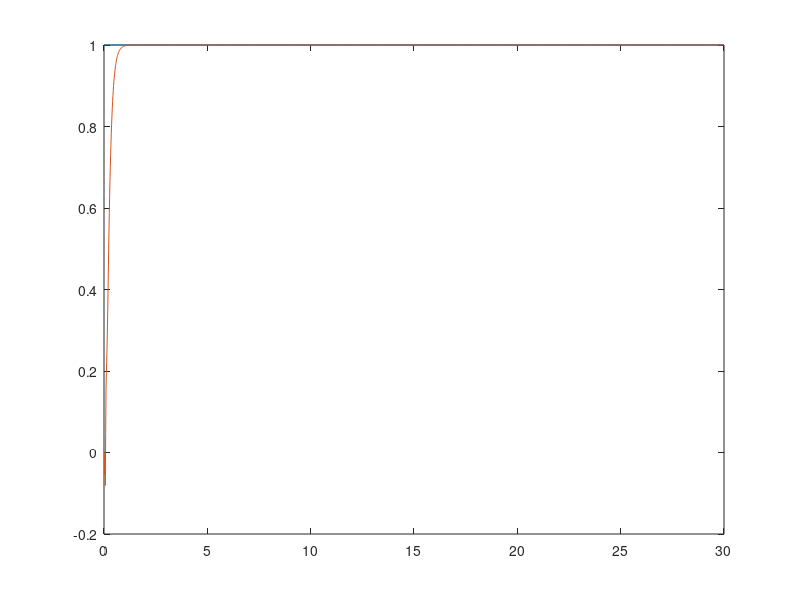

The MATLAB source for this figure:
clear

% Tempo de amostragem
Ts = 0.016;

% Tempo de simulacao
t = 0:Ts:30;

% Trajetoria
ganho = 1;
freq = 2*pi/30;
% traj = [ganho*sin(freq*t); ganho*sin(2*freq*t)];
traj = [ganho*ones(length(t)); ganho*ones(length(t))];

% Definicao do sistema
G = [0 1 0 0;
     0 0 0 0;
     0 0 0 1;
     0 0 0 0];

H = [0 0;
     1 0;
     0 0;
     0 1];
 
C = [1 1 0 0];
 
discSys = c2d(ss(G,H,C,0), Ts);

real = 10;
im = 0;

% Calculo da matriz de ganho K
cont_poles = [-real + im*1i, -real - im*1i, -2*real + im*1i, -2*real - im*1i];
disc_poles = [pol2cart(im*Ts, abs(exp(-real*Ts)));
              pol2cart(-im*Ts, abs(exp(-real*Ts)));
              pol2cart(im*Ts, abs(exp(-2*real*Ts)));
              pol2cart(-im*Ts, abs(exp(-2*real*Ts)))]

Kc = place(G, H, cont_poles);
Kd = place(discSys.A, discSys.B, disc_poles);

% Condicao inicial
i_pose = [0, 0, 0];
i_vel = [0.1, 0.1];

% Set das variaveis do primeiro loop
x_pos = i_pose(1);
y_pos = i_pose(2);
theta = i_pose(3);
x_vel = i_vel(1);
y_vel = i_vel(2);

x_vel_ref_prev = x_vel;
y_vel_ref_prev = y_vel;

robot_x_pos = [];
robot_y_pos = [];

% Loop de simulacao
for k = 2:length(t)
    robot_x_pos = [robot_x_pos; x_pos];
    robot_y_pos = [robot_y_pos; y_pos];
    
    % Calculo das referencias por loop
    x_pos_ref = traj(1,k);
    y_pos_ref = traj(2,k);
    x_vel_ref  = (x_pos_ref - traj(1,k-1))/Ts;
    y_vel_ref  = (y_pos_ref - traj(2,k-1))/Ts;
    
    % Calculo dos estados (erros)
    z_e = [x_pos_ref - x_pos;
           x_vel_ref - x_vel;
           y_pos_ref - y_pos;
           y_vel_ref - y_vel];
      
    % Calculo das aceleraçoes de referencia
    x_a_ref = (x_vel_ref - x_vel_ref_prev)/Ts;
    y_a_ref = (y_vel_ref - y_vel_ref_prev)/Ts;
    
    
    % Lei de controle
    mid_u = Kc*z_e + [x_a_ref; y_a_ref];
    
    % Calculo da matriz F
    v = sqrt((x_vel)^2 + (y_vel)^2);
    F = [cos(theta) -v*sin(theta);
         sin(theta) v*cos(theta)]; 
    final_u = F^(-1)*mid_u;
    
    % Entrada no robo
    v = final_u(1)*Ts + v; % integra dv
    w = final_u(2);
    robot_input = [v; w];
    robot_cinematic = [cos(theta) 0;
                       sin(theta) 0;
                                0 1];
    dout_robot = robot_cinematic * robot_input;
    
    % "Leitura" dos estados do robô (integrando a saída)
    noise = 0.00; % Set to experiment with noise (e.g. 0.001)
    out_robot = [x_pos + Ts*dout_robot(1);
                 y_pos + Ts*dout_robot(2);
                 theta + Ts*dout_robot(3)];
    
    x_vel = dout_robot(1);
    y_vel = dout_robot(2);
     
    x_pos = out_robot(1);
    y_pos = out_robot(2);
    theta = out_robot(3);
    
    x_vel_ref_prev = x_vel_ref;
    y_vel_ref_prev = y_vel_ref;
end

plot(t(1:length(t)),traj(2,:));
hold on
plot(t(1:length(t)-1), robot_y_pos);
hold off
% legend("Trajetoria de referencia", "Trajetoria do robo");


